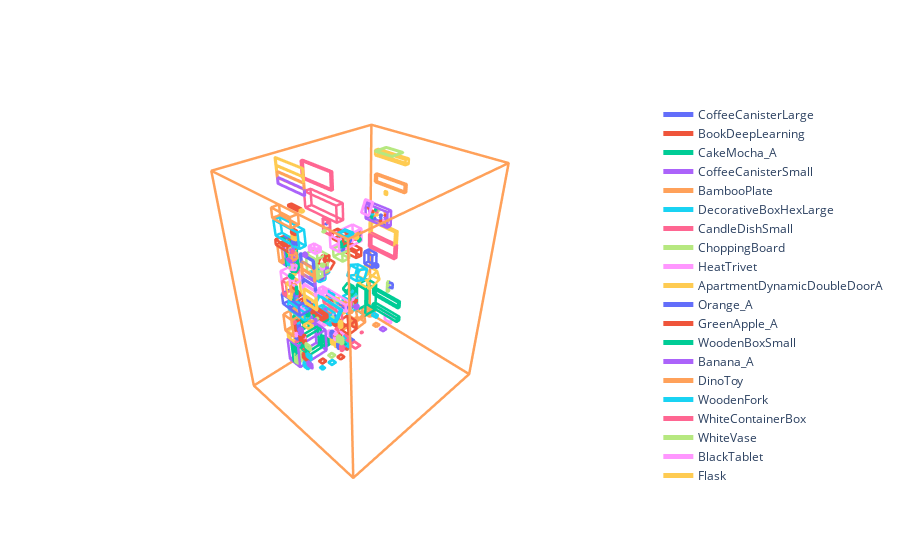

Source (notebook cell):
### Markdown cell above
### Draw 3D Bounding Boxes in 3D for all objects

### Code cell
# get object 3d bounding box
bbox3d_with_dt = gt_provider.get_object_3d_boundingboxes_by_timestamp_ns(select_timestamps_ns)
assert bbox3d_with_dt.is_valid(), "3D bounding box is not available"
bboxes3d = bbox3d_with_dt.data()
print("groundtruth_time - query_time = ", bbox3d_with_dt.dt_ns(), "ns")

# transform AABB to OBB and visualize
traces = []
obbs = []
for obj_id in bboxes3d:
    bbox3d = bboxes3d[obj_id]
    aabb = bbox3d.aabb
    aabb_coords = bbox3d_to_line_coordinates(aabb)
    obb = np.zeros(shape=(len(aabb_coords), 3))
    for i in range(0, len(aabb_coords)):
        aabb_pt = aabb_coords[i]
        aabb_pt_homo = np.append(aabb_pt, [1])
        obb_pt = (bbox3d.transform_scene_object.to_matrix()@aabb_pt_homo)[0:3]
        obb[i] = obb_pt
    obbs.append(obb) 
    obj_name = str(obj_id)
    if gt_provider.has_instance_id(obj_id):
        obj_name = gt_provider.get_instance_info_by_id(obj_id).name
    traces.append(go.Scatter3d(
        x=obb[:, 0],
        y=obb[:, 1],
        z=obb[:, 2],
        name=obj_name,
        mode="lines",
        line=go.scatter3d.Line(width=5),
    ))

layout = go.Layout(scene=dict(dragmode='orbit', aspectmode='data', xaxis_visible=False, yaxis_visible=False,zaxis_visible=False))
figure = go.Figure(data=traces, layout=layout)
figure.show()
